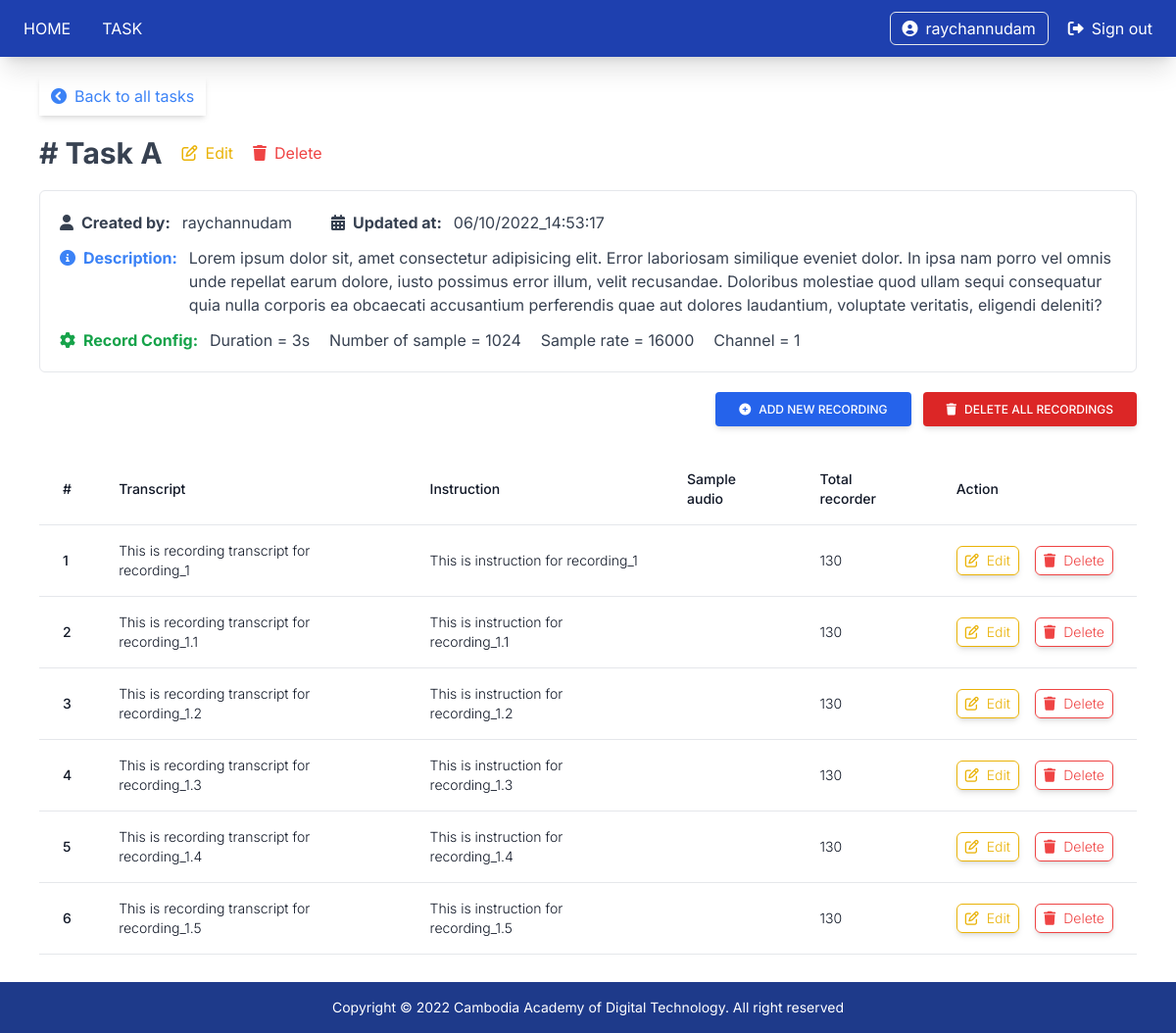
Page /dashboard/assign-task/detail/1 (signed in) on the earlier database version.
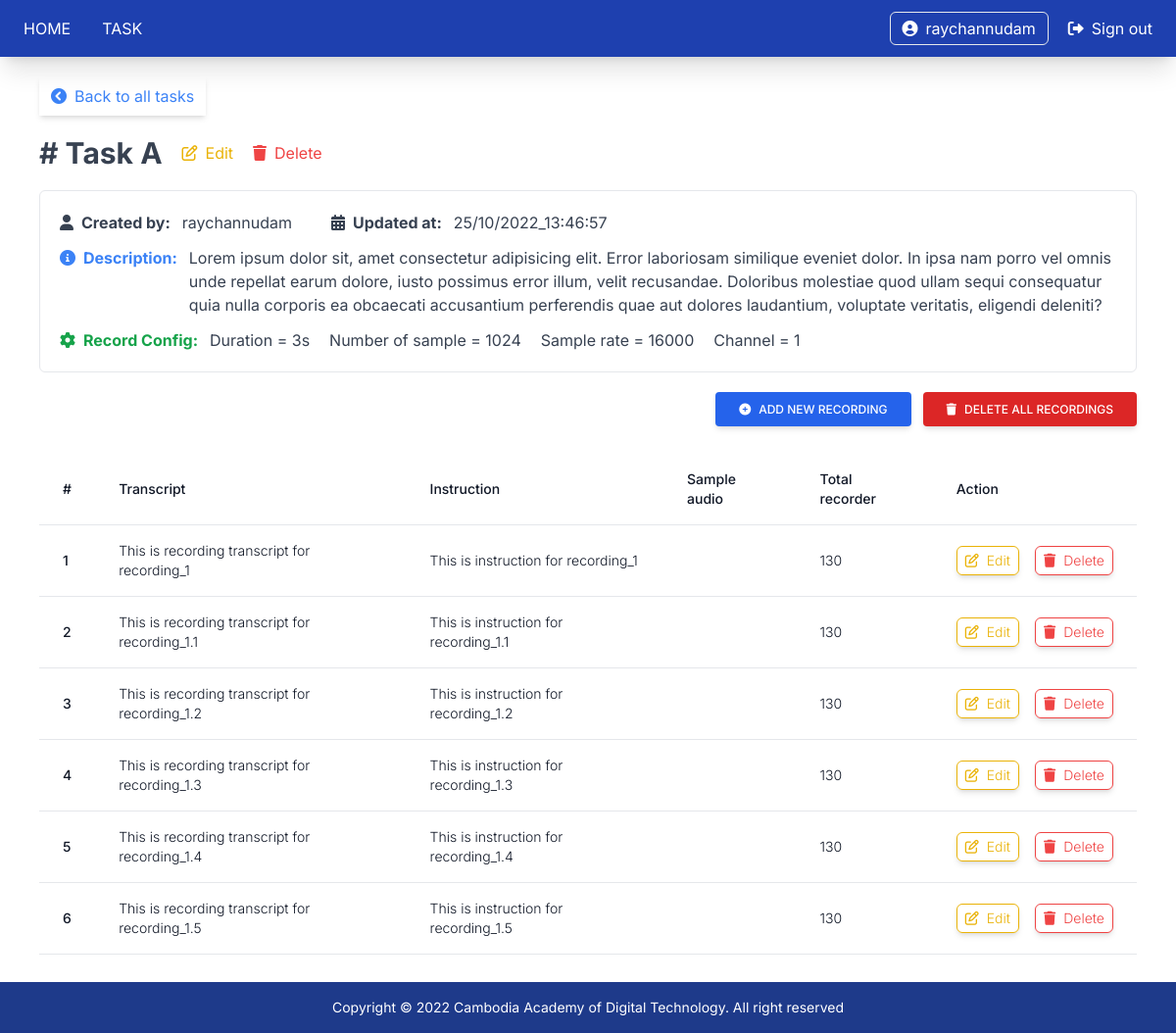
Same page on the later database version.
### src/models/task.py (models this page shows)
class Task (db.Model):
    id = db.Column(db.Integer(), primary_key=True)
    name = db.Column(db.String(), nullable=False, unique=True)
    description = db.Column(db.String(length=500), nullable=True)
    created_at = db.Column(db.String(), nullable=False, default=TODAY_DATE_TIME)
    updated_at = db.Column(db.String(), nullable=False, default=TODAY_DATE_TIME)
    from src.models import recording
    recordings = db.relationship('Recording', backref='task', lazy=True)
    created_user_id = db.Column(db.Integer(), db.ForeignKey('user.id'), nullable=False)
    record_config_id = db.Column(db.Integer(), db.ForeignKey('record_config.id'), nullable=True)

### src/routes/dashboard_routes.py (the view, shortened to what this page needs)
@app.route('/dashboard/assign-task/detail/<int:id>', methods=['GET', 'POST'])
@login_required
@admin_required
def dashboard_assign_task_detail(id):
    recording_form = RecordingForm()
    seleted_task = taskController.is_existed(data=id)
    return render_template('dashboard/assign_task_detail.html', seleted_task=seleted_task, recording_form=recording_form)

### src/controllers/task_controller.py (called while the page is built)
    def is_existed(self, data):
        req_1 = task.Task.query.filter_by(id=data).first()
        req_2 = task.Task.query.filter_by(name=data).first()
        if req_1 or req_2:
            return req_1
        else:
            return None

### src/models/user.py (called while the page is built)
@login_manager.user_loader
def load_user(user_id):
    return User.query.get(int(user_id))

### src/routes/dashboard_routes.py (called while the page is built)
def admin_required(f):
    @functools.wraps(f)
    def wrap(*args, **kwargs):
        for user_role in current_user.roles:
            if user_role.name == "admin":
                return f(*args, **kwargs)
            else:
                flash("You need to be an admin to view this page.")
                return redirect(url_for('home_page'))
    return wrap

### src/templates/dashboard/assign_task_detail.html (shortened to what the changed rows need)
{% extends 'base.html' %}
{% block content %}
<div class="min-h-screen text-gray-700">
    <div class="p-5 px-10">
        <div class="flex flex-col space-y-5">
            <div class="flex flex-row space-x-5 items-center">
                <div class="font-bold text-3xl">
                    <p># {{seleted_task.name}}</p>
                </div>
            </div>
            <div class="flex flex-col space-y-3 p-5 border rounded-md">
                <div class="flex flex-row space-x-10 items-center">
                    <div class="flex flex-row space-x-3 items-start">
                        <div class="flex flex-row space-x-2 items-cente font-bold">
                            <div>
                            </div>
                            <div>
                            </div>
                        </div>
                        <div>
                            {{seleted_task.updated_at}}
                        </div>
                    </div>
                </div>
            </div>
            <div class="flex flex-col">
                <div class="overflow-x-auto sm:-mx-6 lg:-mx-8">
                    <div class="py-2 inline-block min-w-full sm:px-6 lg:px-8">
                        <div class="overflow-hidden">
                            <table class="min-w-full">
                                <thead class="bg-white border-b">
                                    <tr>
                                        <th scope="col" class="text-sm font-medium text-gray-900 px-6 py-4 text-left">
                                            #
                                        </th>
                                        <th scope="col" class="text-sm font-medium text-gray-900 px-6 py-4 text-left">
                                            Transcript
                                        </th>
                                        <th scope="col" class="text-sm font-medium text-gray-900 px-6 py-4 text-left">
                                            Instruction
                                        </th>
                                        <th scope="col" class="text-sm font-medium text-gray-900 px-6 py-4 text-left">
                                            Sample audio
                                        </th>
                                        <th scope="col" class="text-sm font-medium text-gray-900 px-6 py-4 text-left">
                                            Total recorder
                                        </th>
                                        <th scope="col" class="text-sm font-medium text-gray-900 px-6 py-4 text-left">
                                            Action
                                        </th>
                                    </tr>
                                </thead>
                            </table>
                        </div>
                    </div>
                </div>
            </div>
        </div>
    </div>
</div>
{% endblock %}

Differences in the rows shown:
changed Task "Task A": updated_at "06/10/2022_14:53:17" → "25/10/2022_13:46:57"
